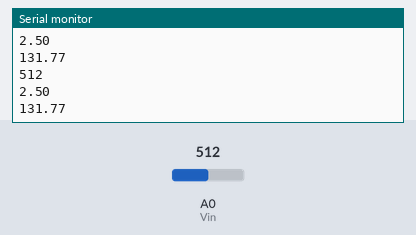
A sketch run on a simulated Arduino Uno, built with avr-gcc and run on an emulated ATmega328P. Parts: the last lines printed to the serial monitor. Inputs (shaded band) come from the test bench; at power-on: A0 (Vin) = 512.

Above: at 1.2 s.
1.3 s: A0 (Vin) set to 12
At 2.5 s:
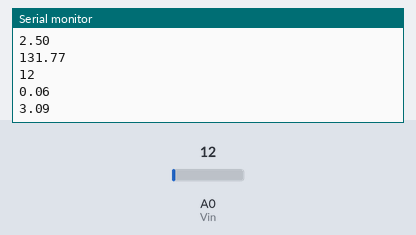
2.8 s: A0 (Vin) set to 9
At 3.8 s:
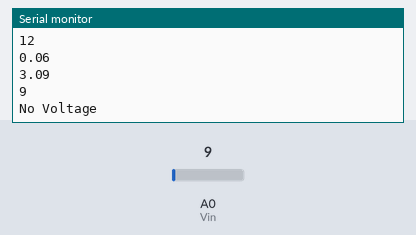
Timing chart, 0 to 5.8 s (numbered marks = the images above; inputs shaded):
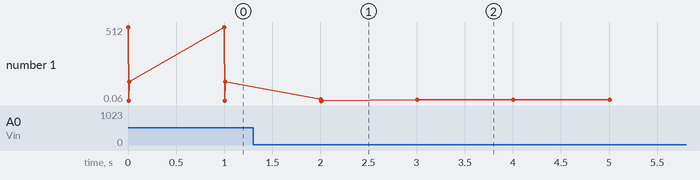

The sketch:

VoltageSensor.ino
```cpp
#define Vin A0
float Vcc = 5.0000;
float Vmin = 0.05;
void setup() {
  // put your setup code here, to run once:
  Serial.begin(9600);
}

void loop() {
  // put your main code here, to run repeatedly:
  float R1 = 19.5600;
  float Req = 1030.0000;
  float Vdetect = 0.0000;
  float analogAvg = 0.0000;
  analogAvg = (analogRead(Vin));
  Vdetect = (5.0000*analogAvg)/1023.0000;
  float Vactual = ((Vdetect*Req)/R1);
  if(Vdetect < Vmin)
  {
    Serial.println(analogRead(Vin));
    Serial.println("No Voltage");
  }
  else
  {
    Serial.println(analogRead(Vin));
    Serial.println(Vdetect);
    Serial.println(Vactual);
  }
delay(1000);
}
```

Measured:
- the behaviour switches between 11 and 10 on A0 (Vin) (found by bisection; images 1 and 2)
- after the input at 1.3 s, the serial monitor: prints a new line after 0.70 s (image 1)
- after the input at 2.8 s, the serial monitor: prints a new line after 0.20 s (image 2)
- plotted number 1: 131.77 → 3.09 after the input at 1.3 s, 3.09 → 9 after the input at 2.8 s
